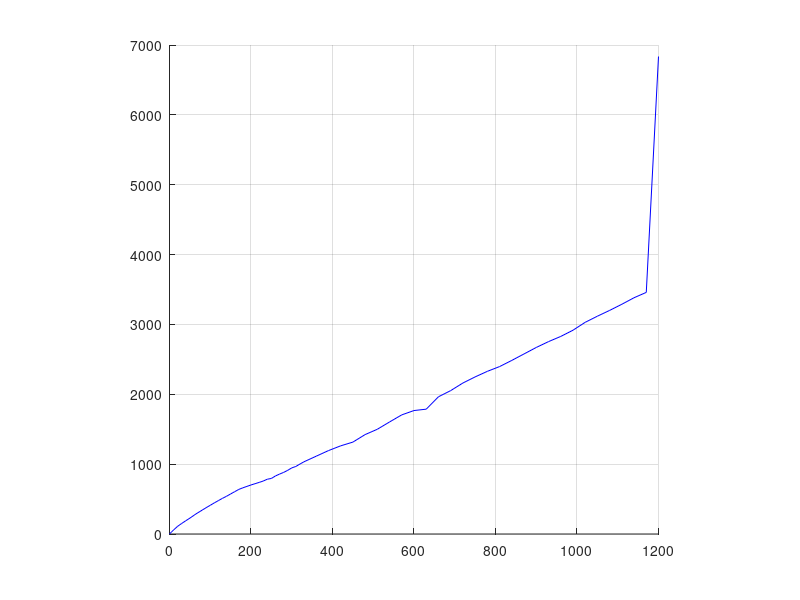

Reproduce this figure in MATLAB.
 A=importdata('altita.txt');
 x=A.data(:,1);
 y=A.data(:,3);
grid on;
hold on;
axis('square');
     grid on;
     j=length(x);
     
     m=2;
     q=zeros(j,1);
     while(m<j+1)
       r=zeros(j,1);
       s=zeros(j,1);
     h=1;
         while(h<m+1)
             r(h)=x(h);
             s(h)=y(h);
             h=h+1;
             
         end
         q(m)=trapz(r,s);
         m=m+1;
     end
     

         plot(x,q,'b')
         